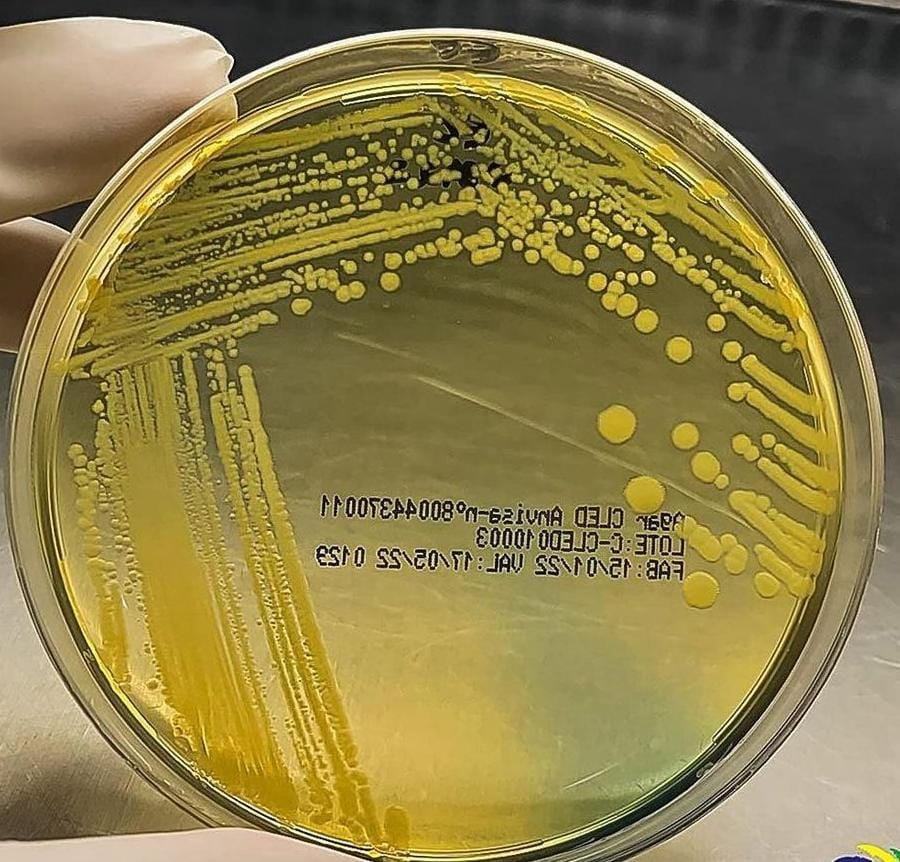
#> input picture imagens/modelo1.jpg, 900 x 862 px; its folder holds only this picture in this run
$ python contadorCanny.py
#> lines starting #> are read from the running program, lines starting #| are printed output that depends on the picture; after the words box and inside, x2 and y2 are one past the last pixel; in counts of white or black regions, pixels touching at a corner belong together
import os

import cv2
import numpy as np

# Diretório das imagens
diretorio_imagens = "imagens"

# Lista todos os arquivos no diretório
for arquivo in os.listdir(diretorio_imagens):
    if arquivo.endswith(".png") or arquivo.endswith(".jpg"):
        imagem_path = os.path.join(diretorio_imagens, arquivo)

        imagem_original = cv2.imread(imagem_path)
#> imagem_original is the input picture: shape (862, 900, 3); mean B, G, R 71.8, 127.7, 142
        imagem_original = cv2.resize(imagem_original, (300, 300))
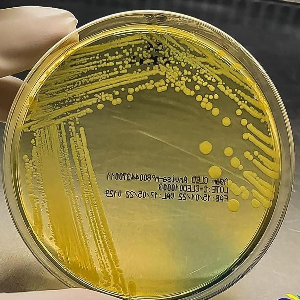
#> imagem_original: shape (300, 300, 3); mean B, G, R 71.8, 127.7, 142

        imagem = cv2.imread(imagem_path)
        imagem = cv2.resize(imagem, (300, 300))
        gray = cv2.cvtColor(imagem, cv2.COLOR_RGB2GRAY)
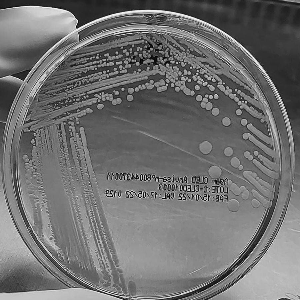
#> gray: shape (300, 300); min 0, max 252, mean 112.6

        imagem_colorida = cv2.imread(imagem_path)
        imagem_colorida = cv2.resize(imagem_colorida, (300, 300))

        # Aplicar suavização para reduzir ruído
        img = cv2.GaussianBlur(gray, (5, 5), 3)
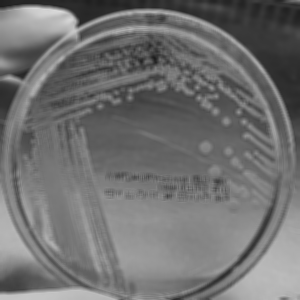
#> img: shape (300, 300); min 28, max 218, mean 112.6
        img = cv2.Canny(img, 40, 120)
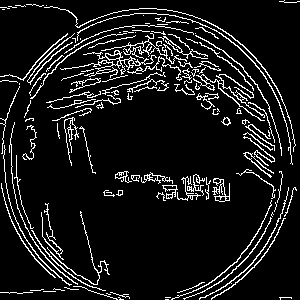
#> img: shape (300, 300); 9.5% white in thin lines or dots
        kernel = np.ones((1, 1), np.uint8)
        img = cv2.dilate(img, kernel, iterations=2)
        img = cv2.erode(img, kernel, iterations=2)

        # Encontrar os contornos
        contours, _ = cv2.findContours(
            img, cv2.RETR_EXTERNAL, cv2.CHAIN_APPROX_SIMPLE)
#> contours = 128 contours, 92 with area under 20; largest, box (x1, y1, x2, y2) and area: (60, 50, 157, 78) 200, (193, 74, 265, 121) 190, (212, 178, 230, 202) 114, (69, 78, 101, 93) 94, (44, 6, 296, 152) 86

        # Desenhar contornos na imagem original e adicionar números
        for i, cnt in enumerate(contours):
            cv2.drawContours(imagem_colorida, [cnt], -1, (0, 255, 0), 2)
            M = cv2.moments(cnt)
            if M["m00"] != 0:
                cX = int(M["m10"] / M["m00"])
                cY = int(M["m01"] / M["m00"])
                cv2.putText(imagem_colorida, str(
                    i+1), (cX, cY), cv2.FONT_HERSHEY_SIMPLEX, 0.33, (255, 0, 0), 1, cv2.LINE_AA)
#> this loop made 128 passes
#> (cnt, cX, cY) on pass 23: ([[106, 192], [110, 192], [111, 193], [111, 192]], 110, 192)
#> (cX, cY) on passes 2, 4, 6, 12, 13, 14: (283, 297), (120, 298), (122, 295), (116, 298), (198, 284), (58, 261)
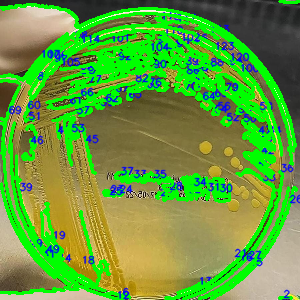
#> imagem_colorida: shape (300, 300, 3); mean B, G, R 59.6, 158.3, 100

        # Contar o número de células
        print(f"No. de células na imagem {arquivo}: {len(contours)}")
#| No. de células na imagem modelo1.jpg: 128

        cv2.imshow("imagem com contornos e números", imagem_colorida)
        cv2.imshow("imagem pre-processada", img)
        cv2.imshow("imagem cinza", gray)
        cv2.imshow("imagem original", imagem_original)

        cv2.waitKey(0)
        cv2.destroyAllWindows()

$ run again, on imagens/modulo5.png
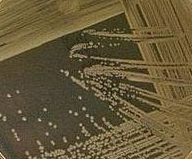
#> input picture imagens/modulo5.png, 192 x 159 px
#> imagem_original is the input picture: shape (159, 192, 3); mean B, G, R 56.4, 88.1, 101.7
#> imagem_original: shape (300, 300, 3)
#> `img = cv2.Canny(img, 40, 120)`:
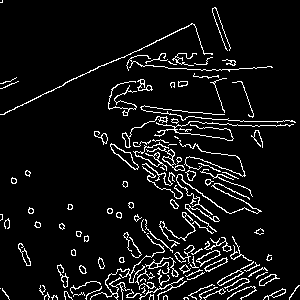
#> img: shape (300, 300); 7.3% white in thin lines or dots
#> contours = 114 contours, 67 with area under 20; largest, box (x1, y1, x2, y2) and area: (110, 143, 139, 170) 229, (133, 142, 185, 171) 193, (196, 250, 221, 267) 140, (217, 261, 254, 286) 134, (204, 257, 228, 272) 110
#> the loop `for i, cnt in enumerate(contours):` made 114 passes
#> (cX, cY) on passes 1, 2, 3, 4, 6, 7, 8, 9: (185, 297), (165, 295), (54, 296), (151, 295), (46, 295), (67, 295), (277, 292), (218, 291)
#> after the loop `for i, cnt in enumerate(contours):`:
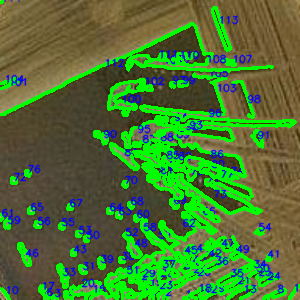
#> imagem_colorida: shape (300, 300, 3); mean B, G, R 51.2, 118.5, 74.8
#| No. de células na imagem modulo5.png: 114

$ run again, on imagens/modulo6.png
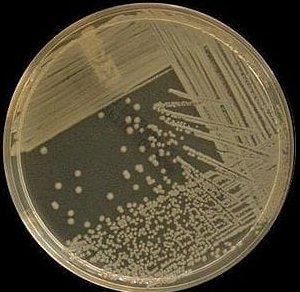
#> input picture imagens/modulo6.png, 300 x 292 px
#> imagem_original is the input picture: shape (292, 300, 3); mean B, G, R 58.2, 80.7, 89.8
#> imagem_original: shape (300, 300, 3)
#> `img = cv2.Canny(img, 40, 120)`:
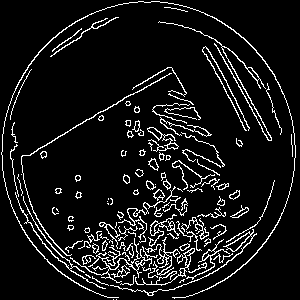
#> img: shape (300, 300); 8.8% white in thin lines or dots
#> contours = 119 contours, 73 with area under 20; largest, box (x1, y1, x2, y2) and area: (1, 1, 296, 299) 244, (110, 229, 257, 296) 232, (158, 21, 272, 141) 186, (135, 248, 195, 286) 168, (70, 238, 152, 283) 158
#> the loop `for i, cnt in enumerate(contours):` made 119 passes
#> (cnt, cX, cY) on pass 54: ([[107, 203], [108, 204], [108, 203]], 107, 203)
#> after the loop `for i, cnt in enumerate(contours):`:
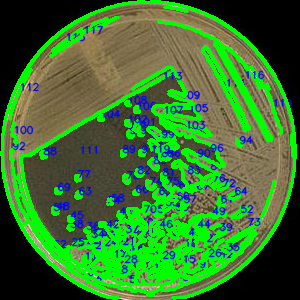
#> imagem_colorida: shape (300, 300, 3); mean B, G, R 46.7, 115.2, 57.5
#| No. de células na imagem modulo6.png: 119

$ run again, on imagens/modulo7.png
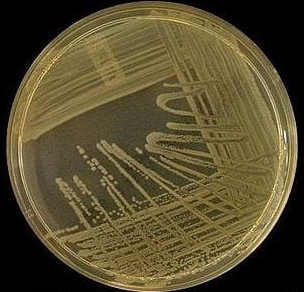
#> input picture imagens/modulo7.png, 304 x 292 px
#> imagem_original is the input picture: shape (292, 304, 3); mean B, G, R 46.5, 77, 87.3
#> imagem_original: shape (300, 300, 3)
#> `img = cv2.Canny(img, 40, 120)`:
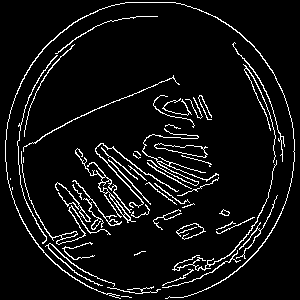
#> img: shape (300, 300); 6.8% white in thin lines or dots
#> contours = 49 contours, 26 with area under 20; largest, box (x1, y1, x2, y2) and area: (154, 143, 208, 158) 331, (5, 2, 295, 299) 248, (75, 148, 136, 223) 246, (21, 151, 111, 245) 123, (95, 143, 179, 208) 104
#> the loop `for i, cnt in enumerate(contours):` made 49 passes
#> (cX, cY) on passes 2 to 9: (142, 289), (183, 275), (137, 253), (215, 267), (70, 262), (74, 251), (189, 230), (226, 224)
#> after the loop `for i, cnt in enumerate(contours):`:
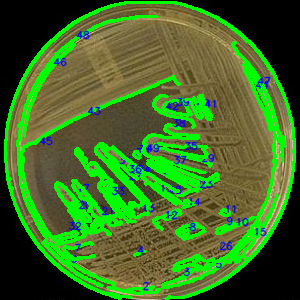
#> imagem_colorida: shape (300, 300, 3); mean B, G, R 37.1, 108.6, 63.4
#| No. de células na imagem modulo7.png: 49
